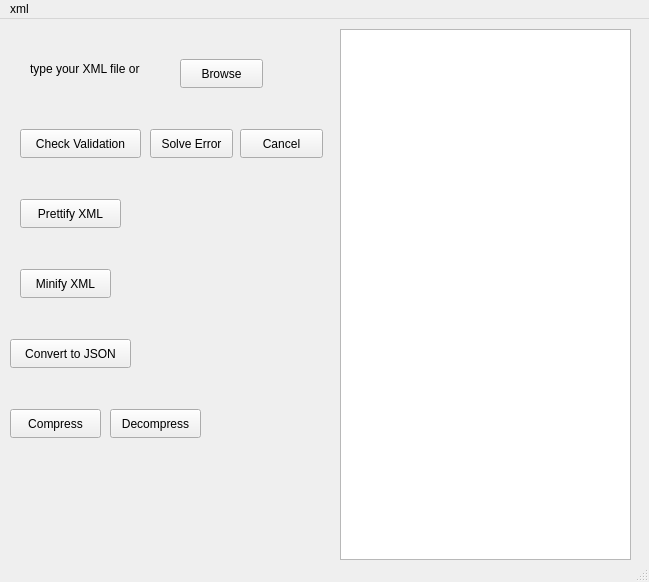
<?xml version="1.0" encoding="UTF-8"?>
<ui version="4.0">
 <class>MainWindow</class>
 <widget class="QMainWindow" name="MainWindow">
  <property name="geometry">
   <rect>
    <x>0</x>
    <y>0</y>
    <width>649</width>
    <height>582</height>
   </rect>
  </property>
  <property name="windowTitle">
   <string>MainWindow</string>
  </property>
  <widget class="QWidget" name="centralwidget">
   <widget class="QPushButton" name="pushButton">
    <property name="geometry">
     <rect>
      <x>180</x>
      <y>40</y>
      <width>83</width>
      <height>29</height>
     </rect>
    </property>
    <property name="text">
     <string>Browse</string>
    </property>
   </widget>
   <widget class="QPushButton" name="checkValidationButton">
    <property name="geometry">
     <rect>
      <x>20</x>
      <y>110</y>
      <width>121</width>
      <height>29</height>
     </rect>
    </property>
    <property name="text">
     <string>Check Validation</string>
    </property>
   </widget>
   <widget class="QPushButton" name="pushButton_3">
    <property name="geometry">
     <rect>
      <x>150</x>
      <y>110</y>
      <width>83</width>
      <height>29</height>
     </rect>
    </property>
    <property name="text">
     <string>Solve Error</string>
    </property>
   </widget>
   <widget class="QPushButton" name="pushButton_4">
    <property name="geometry">
     <rect>
      <x>20</x>
      <y>180</y>
      <width>101</width>
      <height>29</height>
     </rect>
    </property>
    <property name="text">
     <string>Prettify XML</string>
    </property>
   </widget>
   <widget class="QPushButton" name="convertToJSONButton">
    <property name="geometry">
     <rect>
      <x>10</x>
      <y>320</y>
      <width>121</width>
      <height>29</height>
     </rect>
    </property>
    <property name="text">
     <string>Convert to JSON</string>
    </property>
   </widget>
   <widget class="QPushButton" name="minifyButton">
    <property name="geometry">
     <rect>
      <x>20</x>
      <y>250</y>
      <width>91</width>
      <height>29</height>
     </rect>
    </property>
    <property name="text">
     <string>Minify XML</string>
    </property>
   </widget>
   <widget class="QPushButton" name="compressButton">
    <property name="geometry">
     <rect>
      <x>10</x>
      <y>390</y>
      <width>91</width>
      <height>29</height>
     </rect>
    </property>
    <property name="text">
     <string>Compress</string>
    </property>
   </widget>
   <widget class="QPushButton" name="decompressButton">
    <property name="geometry">
     <rect>
      <x>110</x>
      <y>390</y>
      <width>91</width>
      <height>29</height>
     </rect>
    </property>
    <property name="text">
     <string>Decompress</string>
    </property>
   </widget>
   <widget class="QPushButton" name="pushButton_9">
    <property name="geometry">
     <rect>
      <x>240</x>
      <y>110</y>
      <width>83</width>
      <height>29</height>
     </rect>
    </property>
    <property name="text">
     <string>Cancel</string>
    </property>
   </widget>
   <widget class="QLabel" name="label">
    <property name="geometry">
     <rect>
      <x>30</x>
      <y>40</y>
      <width>181</width>
      <height>20</height>
     </rect>
    </property>
    <property name="text">
     <string>type your XML file or </string>
    </property>
   </widget>
   <widget class="QPlainTextEdit" name="outputArea">
    <property name="geometry">
     <rect>
      <x>340</x>
      <y>10</y>
      <width>291</width>
      <height>531</height>
     </rect>
    </property>
   </widget>
  </widget>
  <widget class="QMenuBar" name="menubar">
   <property name="geometry">
    <rect>
     <x>0</x>
     <y>0</y>
     <width>649</width>
     <height>25</height>
    </rect>
   </property>
   <widget class="QMenu" name="menuxml">
    <property name="title">
     <string>xml</string>
    </property>
   </widget>
   <addaction name="menuxml"/>
  </widget>
  <widget class="QStatusBar" name="statusbar"/>
 </widget>
 <resources/>
 <connections/>
</ui>
